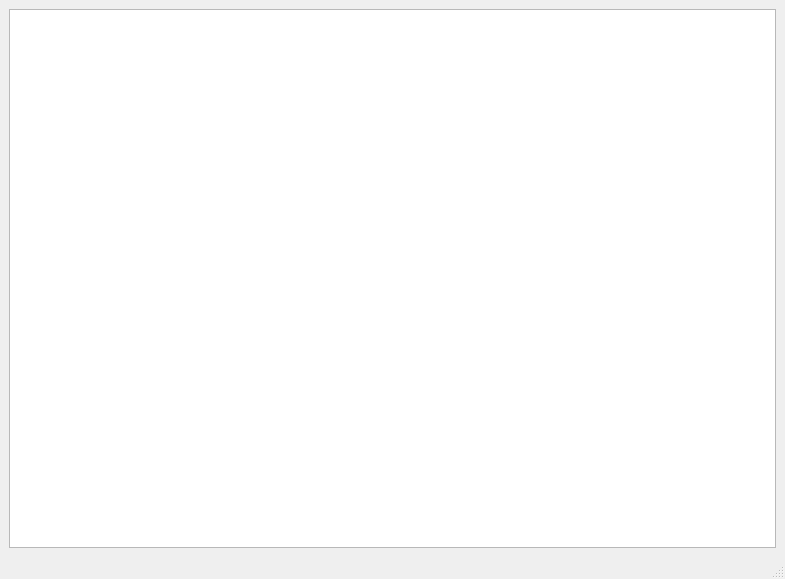
<?xml version="1.0" encoding="UTF-8"?>
<ui version="4.0">
 <class>MainWindow</class>
 <widget class="QMainWindow" name="MainWindow">
  <property name="geometry">
   <rect>
    <x>0</x>
    <y>0</y>
    <width>785</width>
    <height>579</height>
   </rect>
  </property>
  <property name="windowTitle">
   <string>MainWindow</string>
  </property>
  <widget class="QWidget" name="centralwidget">
   <layout class="QGridLayout" name="gridLayout_2">
    <item row="0" column="0">
     <layout class="QGridLayout" name="gridLayout">
      <item row="1" column="0">
       <widget class="QTableWidget" name="tableWidget"/>
      </item>
     </layout>
    </item>
   </layout>
  </widget>
  <widget class="QMenuBar" name="menubar">
   <property name="geometry">
    <rect>
     <x>0</x>
     <y>0</y>
     <width>785</width>
     <height>21</height>
    </rect>
   </property>
  </widget>
  <widget class="QStatusBar" name="statusbar"/>
 </widget>
 <resources/>
 <connections/>
</ui>
